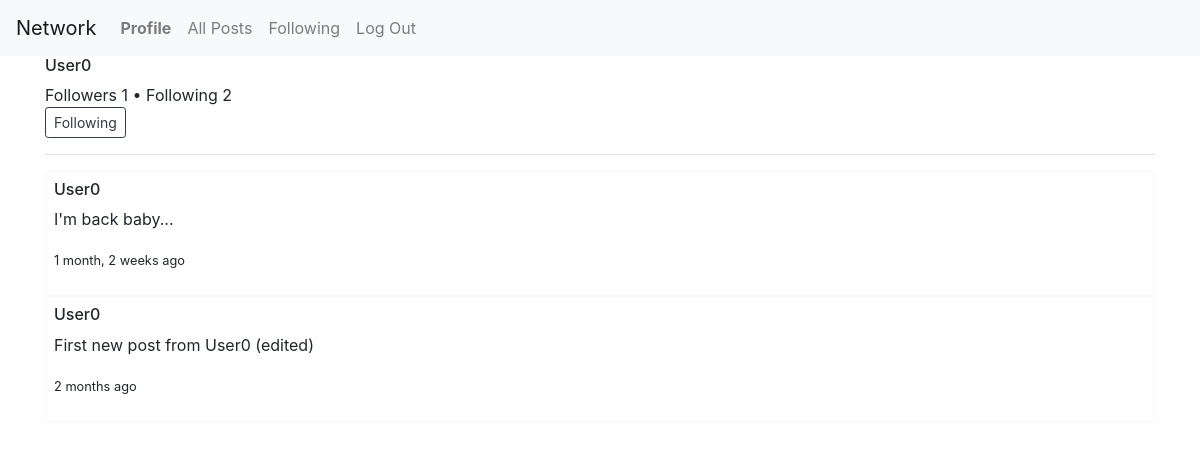
/profile/13 (signed in), run on the app's committed database.
### network/models.py (models this page shows, shortened)
class User(AbstractUser):
    pass

class Post(models.Model):
    author = models.ForeignKey(User, on_delete=models.CASCADE, related_name="posts")
    date_posted = models.DateTimeField(default=timezone.now)
    content = models.TextField()
    likes = models.ManyToManyField(User, blank=True)

### network/views.py (the view, shortened to what this page needs)
# urls.py: path("profile/<int:user_id>", views.profile, name="profile"),
@login_required
def profile(request, user_id):
    profile_user = User.objects.get(pk=user_id)
    posts = Post.objects.filter(author=profile_user).order_by("-date_posted")
    followers = Profile.objects.filter(user=profile_user)
    following = Profile.objects.filter(follower=profile_user)
    follower_count = Profile.objects.filter(user=profile_user, follower=request.user).count()
    context = {
        "profile_user": profile_user,
        "posts": posts,
        "followers": followers,
        "following": following,
        "follower_count": follower_count
    }
    return render(request, "network/profile.html", context)

### network/templates/network/profile.html (shortened to what this page needs)
{% extends "network/layout.html" %}
{% block body %}
<div class="container-sm">
    <h6> {{ profile_user }}</h6>
    <span> Followers {{ followers.count }} &bull; Following {{ following.count }} </span>
    {% if profile_user.id != request.user.id %}
    <form action="{% url 'profile' profile_user.id %}" method="POST">
        {% if follower_count == 0 %}
        <button class="btn btn-sm btn-outline-dark" value="follow" name="follow" type="submit">Follow</button>
        {% else %}
        <button class="btn btn-sm btn-outline-dark" value="following" name="following" type="submit">Following</button>
        {% endif %}
    </form>
    {% endif %}
    <hr>
    {% for post in posts %}
    <div class="border border-light rounded pl-2 pr-2 pt-2 pb-2 mb -2">
        <h6> {{ post.author }} </h6>
        <p>{{ post.content }}</p>
        <p><small>{{ post.date_posted|timesince }} ago</small></p>
    </div>
    {% endfor %}
</div>
{% endblock %}

### data on the page
User: username "User0"
Post: author "User0", content "I'm back baby...", date_posted "1 month, 2 weeks"
Post: author "User0", content "First new post from User0 (edited)", date_posted "2 months"

### other printed values
{{ followers.count }} "1"
{{ following.count }} "2"
